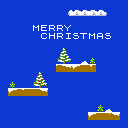

This is a level from a 2D game, rendered from its Tiled map with the project's own tilesets. A one-line summary and the complete map file follow:
An orthogonal 16x16 tile map with 8x8 px tiles, 3 tile layers (Sky, Background, Ground), 2 tilesets and 3 objects (3x collectible).

<map version="1.0" tiledversion="1.1.5" orientation="orthogonal" renderorder="right-down" width="16" height="16" tilewidth="8" tileheight="8" infinite="0" nextobjectid="44">
 <tileset firstgid="1" name="Joulu_tileset" tilewidth="8" tileheight="8" tilecount="32" columns="8">
  <image source="Joulu_tileset.png" width="64" height="32" />
 </tileset>
 <tileset firstgid="33" name="Font" tilewidth="8" tileheight="8" tilecount="112" columns="16">
  <image source="font.png" width="128" height="56" />
 </tileset>
 <layer name="Sky" width="16" height="16">
  <data encoding="csv">
27,27,27,27,27,27,27,27,27,27,27,27,27,27,27,27,
27,27,27,27,27,27,27,27,27,27,27,27,27,27,27,27,
27,27,27,27,27,27,27,27,27,27,27,27,27,27,27,27,
27,27,27,27,27,27,27,27,27,27,27,27,27,27,27,27,
27,27,27,27,27,27,27,27,27,27,27,27,27,27,27,27,
27,27,27,27,27,27,27,27,27,27,27,27,27,27,27,27,
27,27,27,27,27,27,27,27,27,27,27,27,27,27,27,27,
27,27,27,27,27,27,27,27,27,27,27,27,27,27,27,27,
27,27,27,27,27,27,27,27,27,27,27,27,27,27,27,27,
27,27,27,27,27,27,27,27,27,27,27,27,27,27,27,27,
27,27,27,27,27,27,27,27,27,27,27,27,27,27,27,27,
27,27,27,27,27,27,27,27,27,27,27,27,27,27,27,27,
27,27,27,27,27,27,27,27,27,27,27,27,27,27,27,27,
27,27,27,27,27,27,27,27,27,27,27,27,27,27,27,27,
27,27,27,27,27,27,27,27,27,27,27,27,27,27,27,27,
27,27,27,27,27,27,27,27,27,27,27,27,27,27,27,27
</data>
 </layer>
 <layer name="Background" width="16" height="16">
  <data encoding="csv">
0,0,0,0,0,0,0,0,0,0,0,0,0,0,0,0,
0,0,0,0,0,0,0,0,14,15,15,16,15,17,0,0,
0,0,0,0,0,0,0,0,0,0,0,0,0,0,0,0,
0,0,0,0,0,0,0,0,0,0,0,0,0,0,0,0,
0,0,0,0,0,0,0,0,0,0,0,0,0,0,0,0,
0,0,0,0,0,0,0,0,0,0,0,0,0,0,0,0,
0,0,0,0,0,0,0,21,22,0,0,0,0,0,0,0,
0,0,0,0,0,0,0,19,20,0,18,2,0,0,0,0,
0,0,0,0,0,0,0,10,8,9,13,12,0,0,0,0,
0,0,0,0,25,26,0,0,0,0,0,0,0,0,0,0,
0,3,0,0,23,24,0,0,0,0,0,0,0,0,0,0,
0,0,0,0,0,0,0,0,0,0,0,0,0,0,0,0,
0,0,0,0,0,0,0,0,0,0,0,0,0,0,0,0,
0,0,0,0,0,0,0,0,0,0,0,0,5,18,0,0,
0,0,0,0,0,0,0,0,0,0,0,9,0,0,0,0,
0,0,0,0,0,0,0,0,0,0,0,0,0,0,0,0
</data>
 </layer>
 <layer name="Ground" width="16" height="16">
  <data encoding="csv">
0,0,0,0,0,0,0,0,0,0,0,0,0,0,0,0,
0,0,0,0,0,0,0,0,0,0,0,0,0,0,0,0,
0,0,0,0,0,0,0,0,0,0,0,0,0,0,0,0,
0,0,0,0,78,70,83,83,90,0,0,0,0,0,0,0,
0,0,0,0,0,68,73,83,74,84,85,78,66,84,0,0,
0,0,0,0,0,0,0,0,0,0,0,0,0,0,0,0,
0,0,0,0,0,0,0,0,0,0,0,0,0,0,0,0,
0,0,0,0,0,0,0,0,0,0,0,0,0,0,0,0,
0,0,0,0,0,0,0,0,0,0,0,0,0,0,0,0,
0,0,0,0,0,0,0,0,0,0,0,0,0,0,0,0,
0,0,0,0,0,0,0,0,0,0,0,0,0,0,0,0,
0,9,10,13,13,8,0,0,0,0,0,0,0,0,0,0,
0,0,0,0,0,0,0,0,0,0,0,0,0,0,0,0,
0,0,0,0,0,0,0,0,0,0,0,0,0,0,0,0,
0,0,0,0,0,0,0,0,0,0,0,0,13,11,8,0,
0,0,0,0,0,0,0,0,0,0,0,0,0,0,0,0
</data>
 </layer>
 <objectgroup name="Objects">
  <object id="35" type="collectible" x="116" y="112">
   <point />
  </object>
  <object id="38" type="collectible" x="28" y="88">
   <point />
  </object>
  <object id="43" type="collectible" x="76" y="64">
   <point />
  </object>
 </objectgroup>
</map>
